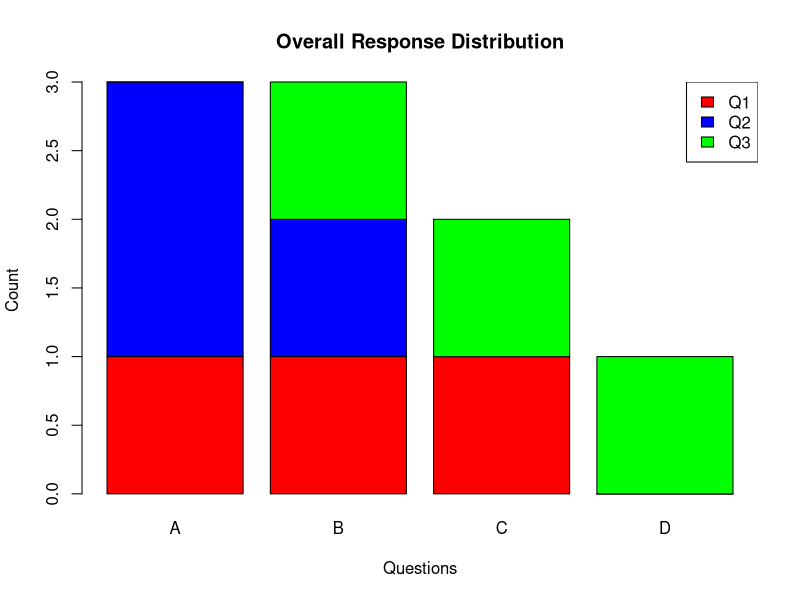

Source code (R):
# -------- Data --------
questions <- c("A", "B", "C", "D")

Q1 <- c(1, 1, 1, 0)
Q2 <- c(2, 1, 0, 0)
Q3 <- c(0, 1, 1, 1)

# Combine into matrix (rows = Q1, Q2, Q3)
data_matrix <- rbind(Q1, Q2, Q3)

# -------- Bar Plot --------
barplot(data_matrix,
        names.arg = questions,
        col = c("red", "blue", "green"),
        main = "Overall Response Distribution",
        xlab = "Questions",
        ylab = "Count")

# -------- Legend --------
legend("topright",
       legend = c("Q1", "Q2", "Q3"),
       fill = c("red", "blue", "green"))
